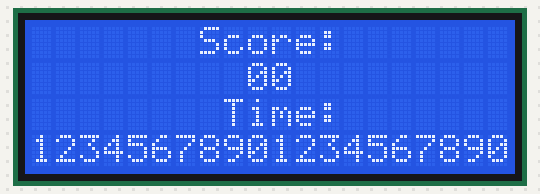
A sketch run on a simulated Arduino Uno, built with avr-gcc and run on an emulated ATmega328P. On the bench: 20×4 character LCD.

Above: at 0.21 s.
At 2.4 s:
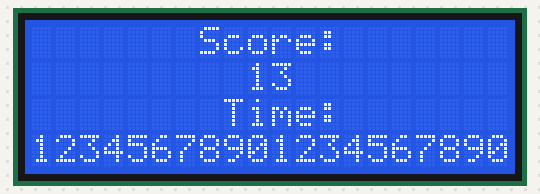
At 4.59 s:
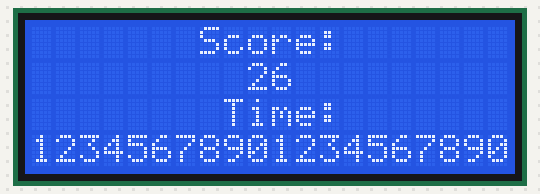
At 8.97 s:
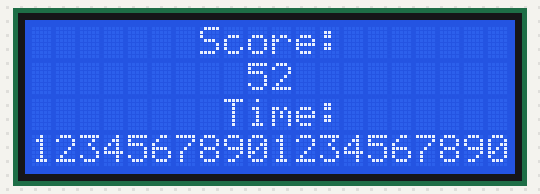
At 13.36 s:
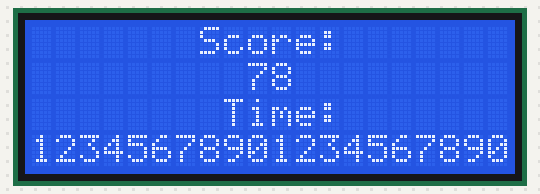
At 17.74 s:
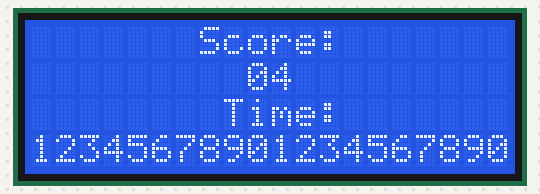

Measured:
- by itself, everything shown: repeats every 16.9 s, in 100 steps

The sketch:

Score-counter-lcd.ino
```cpp
/*****************************************
 * name: I2C LCD2004
 * function: You should now see your I2C LCD2004 display "Hello,world!","IIC/I2C LCD2004"
 * "20 cols, 4 rows","www.sunfounder.com"
 ********************************/
//Email:service@sunfounder.com
//Website:www.sunfounder.com

/********************************/
// include the library code
#include <Wire.h>
#include <LiquidCrystal_I2C.h>
LiquidCrystal_I2C lcd(0x27,20,4);  // set the LCD address to 0x27 for a 16 chars and 2 line display
int score = 0;
String strScore(){
  score = score % 100;
  String str = "";
  if(score<10){
    str="         0"+String(score);
  }else{
    str="         "+String(score);
  }
  return str;
}
/*********************************************************/
void setup()
{
  lcd.init();  //initialize the lcd
  lcd.backlight();  //open the backlight


}
/*********************************************************/
void loop()
{
lcd.setCursor ( 0, 0 );            // go to the top left corner
  lcd.print("       Score:       "); // write this string on the top row
  lcd.setCursor (0,1);
  lcd.print(strScore());
  lcd.setCursor(0,2);
  lcd.print("        Time:       ");
  lcd.setCursor (0,3);
  lcd.print("12345678901234567890");
  delay(100);
  score++;
}
/************************************************************/
```
